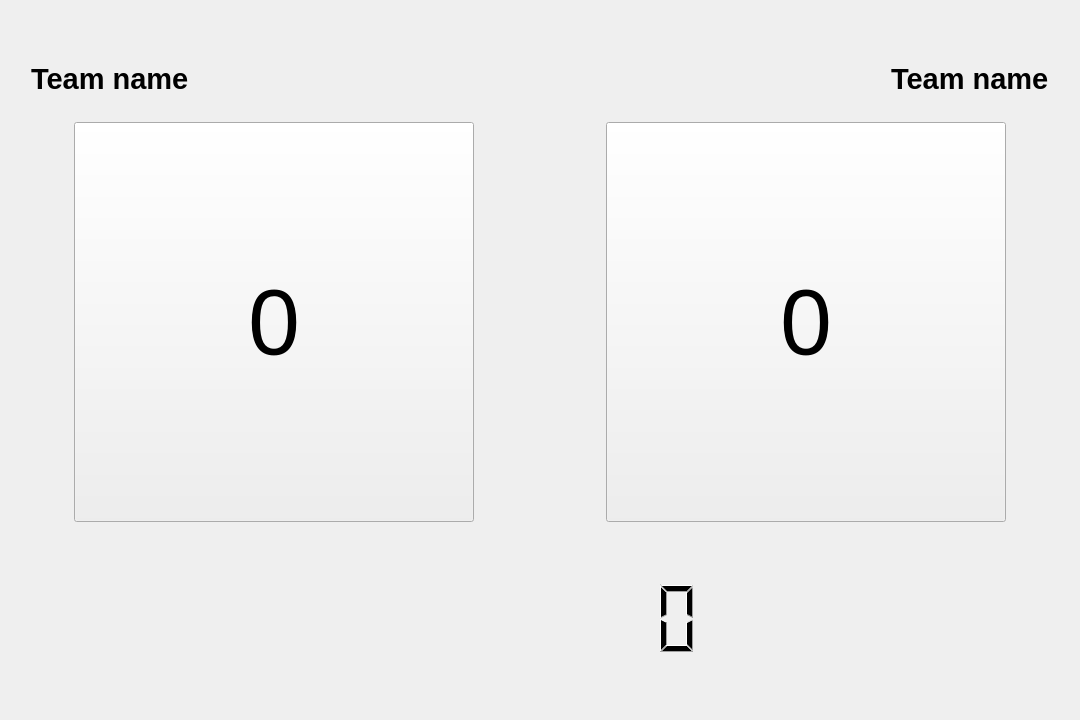
<?xml version="1.0" encoding="UTF-8"?>
<ui version="4.0">
 <class>Form</class>
 <widget class="QWidget" name="Form">
  <property name="geometry">
   <rect>
    <x>0</x>
    <y>0</y>
    <width>1080</width>
    <height>720</height>
   </rect>
  </property>
  <property name="windowTitle">
   <string>Form</string>
  </property>
  <layout class="QVBoxLayout" name="verticalLayout">
   <item>
    <spacer name="verticalSpacer">
     <property name="orientation">
      <enum>Qt::Vertical</enum>
     </property>
     <property name="sizeType">
      <enum>QSizePolicy::Expanding</enum>
     </property>
     <property name="sizeHint" stdset="0">
      <size>
       <width>20</width>
       <height>40</height>
      </size>
     </property>
    </spacer>
   </item>
   <item>
    <layout class="QHBoxLayout" name="horizontalLayout_2">
     <property name="leftMargin">
      <number>20</number>
     </property>
     <property name="topMargin">
      <number>0</number>
     </property>
     <property name="rightMargin">
      <number>20</number>
     </property>
     <property name="bottomMargin">
      <number>20</number>
     </property>
     <item>
      <widget class="QLabel" name="lblTeamLeft">
       <property name="font">
        <font>
         <pointsize>22</pointsize>
         <weight>75</weight>
         <bold>true</bold>
        </font>
       </property>
       <property name="text">
        <string>Team name</string>
       </property>
      </widget>
     </item>
     <item>
      <spacer name="horizontalSpacer_4">
       <property name="orientation">
        <enum>Qt::Horizontal</enum>
       </property>
       <property name="sizeHint" stdset="0">
        <size>
         <width>40</width>
         <height>20</height>
        </size>
       </property>
      </spacer>
     </item>
     <item>
      <widget class="QLabel" name="lblTeamRight">
       <property name="font">
        <font>
         <pointsize>22</pointsize>
         <weight>75</weight>
         <bold>true</bold>
        </font>
       </property>
       <property name="text">
        <string>Team name</string>
       </property>
      </widget>
     </item>
    </layout>
   </item>
   <item>
    <layout class="QHBoxLayout" name="horizontalLayout">
     <item>
      <spacer name="horizontalSpacer_2">
       <property name="orientation">
        <enum>Qt::Horizontal</enum>
       </property>
       <property name="sizeHint" stdset="0">
        <size>
         <width>40</width>
         <height>20</height>
        </size>
       </property>
      </spacer>
     </item>
     <item>
      <widget class="QPushButton" name="btnScore1">
       <property name="sizePolicy">
        <sizepolicy hsizetype="Fixed" vsizetype="Fixed">
         <horstretch>0</horstretch>
         <verstretch>0</verstretch>
        </sizepolicy>
       </property>
       <property name="minimumSize">
        <size>
         <width>400</width>
         <height>400</height>
        </size>
       </property>
       <property name="font">
        <font>
         <pointsize>70</pointsize>
        </font>
       </property>
       <property name="focusPolicy">
        <enum>Qt::NoFocus</enum>
       </property>
       <property name="text">
        <string>0</string>
       </property>
      </widget>
     </item>
     <item>
      <spacer name="horizontalSpacer_8">
       <property name="orientation">
        <enum>Qt::Horizontal</enum>
       </property>
       <property name="sizeHint" stdset="0">
        <size>
         <width>40</width>
         <height>20</height>
        </size>
       </property>
      </spacer>
     </item>
     <item>
      <spacer name="horizontalSpacer_3">
       <property name="orientation">
        <enum>Qt::Horizontal</enum>
       </property>
       <property name="sizeHint" stdset="0">
        <size>
         <width>40</width>
         <height>20</height>
        </size>
       </property>
      </spacer>
     </item>
     <item>
      <widget class="QPushButton" name="btnScore2">
       <property name="sizePolicy">
        <sizepolicy hsizetype="Fixed" vsizetype="Fixed">
         <horstretch>0</horstretch>
         <verstretch>0</verstretch>
        </sizepolicy>
       </property>
       <property name="minimumSize">
        <size>
         <width>400</width>
         <height>400</height>
        </size>
       </property>
       <property name="font">
        <font>
         <pointsize>70</pointsize>
        </font>
       </property>
       <property name="focusPolicy">
        <enum>Qt::NoFocus</enum>
       </property>
       <property name="text">
        <string>0</string>
       </property>
      </widget>
     </item>
     <item>
      <spacer name="horizontalSpacer">
       <property name="orientation">
        <enum>Qt::Horizontal</enum>
       </property>
       <property name="sizeHint" stdset="0">
        <size>
         <width>40</width>
         <height>20</height>
        </size>
       </property>
      </spacer>
     </item>
    </layout>
   </item>
   <item>
    <spacer name="verticalSpacer_2">
     <property name="orientation">
      <enum>Qt::Vertical</enum>
     </property>
     <property name="sizeType">
      <enum>QSizePolicy::Expanding</enum>
     </property>
     <property name="sizeHint" stdset="0">
      <size>
       <width>20</width>
       <height>40</height>
      </size>
     </property>
    </spacer>
   </item>
   <item>
    <widget class="QLCDNumber" name="lcdChrono">
     <property name="sizePolicy">
      <sizepolicy hsizetype="Expanding" vsizetype="Fixed">
       <horstretch>0</horstretch>
       <verstretch>0</verstretch>
      </sizepolicy>
     </property>
     <property name="minimumSize">
      <size>
       <width>200</width>
       <height>80</height>
      </size>
     </property>
     <property name="frameShape">
      <enum>QFrame::NoFrame</enum>
     </property>
     <property name="digitCount">
      <number>8</number>
     </property>
    </widget>
   </item>
   <item>
    <spacer name="verticalSpacer_3">
     <property name="orientation">
      <enum>Qt::Vertical</enum>
     </property>
     <property name="sizeType">
      <enum>QSizePolicy::Expanding</enum>
     </property>
     <property name="sizeHint" stdset="0">
      <size>
       <width>20</width>
       <height>20</height>
      </size>
     </property>
    </spacer>
   </item>
  </layout>
 </widget>
 <resources/>
 <connections/>
</ui>
